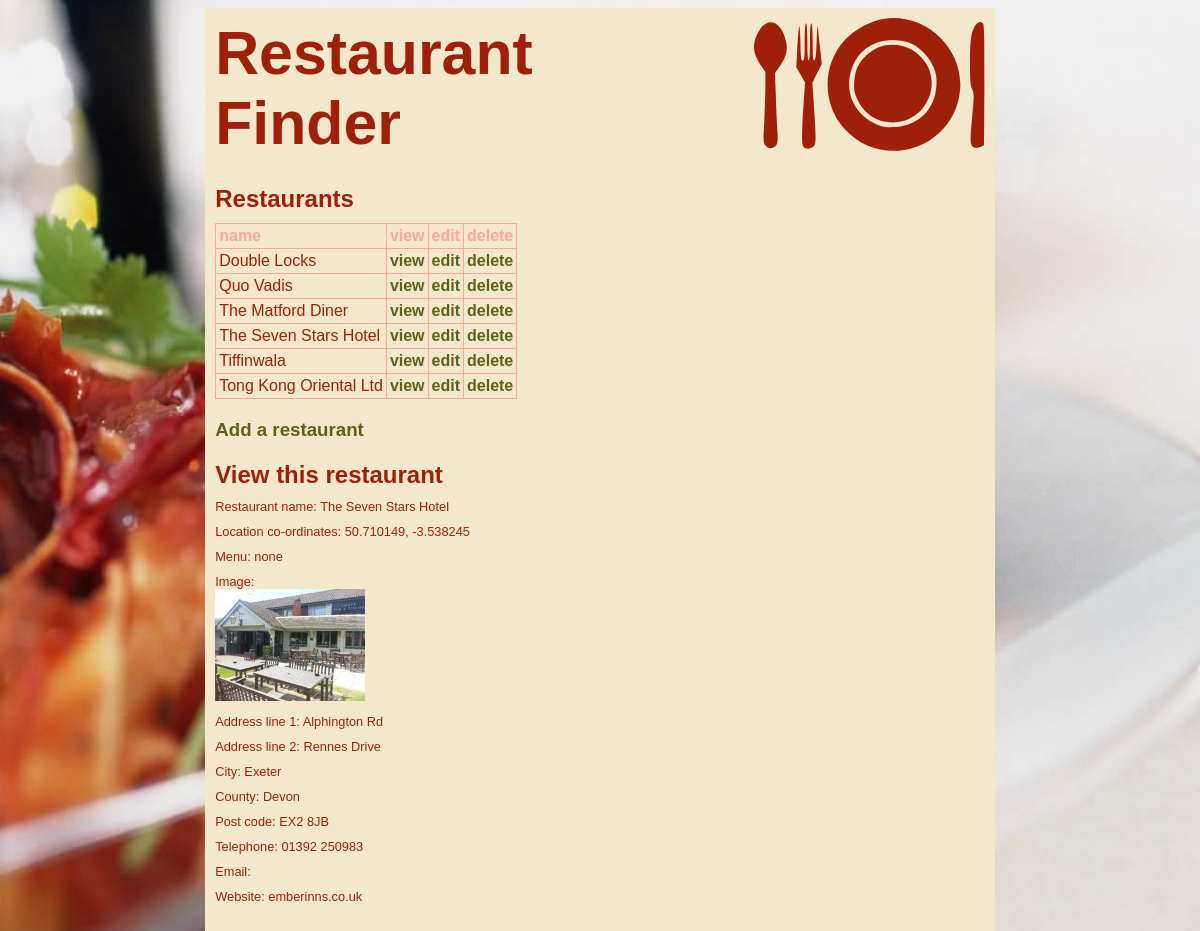
Screenshot of /restaurantfinder/admin.php?action=view&id=9 (signed in) with the database file from the repository.
### tables this page shows
CREATE TABLE IF NOT EXISTS `restaurants` (
  `id` int(6) NOT NULL AUTO_INCREMENT,
  `name` varchar(200) NOT NULL,
  `location_ref` varchar(500) NOT NULL,
  `orig_date` timestamp NOT NULL DEFAULT CURRENT_TIMESTAMP ON UPDATE CURRENT_TIMESTAMP,
  `menu` tinyint(1) NOT NULL,
  `image` varchar(6) NOT NULL,
  `address1` varchar(200) NOT NULL,
  `address2` varchar(200) NOT NULL,
  `city` varchar(200) NOT NULL,
  `county` varchar(200) NOT NULL,
  `postcode` varchar(200) NOT NULL,
  `tel` varchar(200) NOT NULL,
  `email` varchar(200) NOT NULL,
  `website` varchar(200) NOT NULL,
  `user` varchar(200) NOT NULL,
  `deleted` tinyint(1) NOT NULL,
  PRIMARY KEY (`id`)
);

### restaurantfinder/admin.php (called while the page is built)
<?php
require_once('model/dbconnect.php');
require_once('model/functions.php');
require_once('controller/admin.php');
require_once('view/admin.php');
require_once('view/layout.php');
?>

### restaurantfinder/model/functions.php (called while the page is built, shortened)
<?php
function getRestaurants($db){
	try {
		$stmt = $db->query('SELECT id, name FROM restaurants WHERE deleted = 0 ORDER BY name;');
		$getRestaurants = $stmt->fetchAll(PDO::FETCH_ASSOC);
		foreach($getRestaurants as $key => $arr){
			foreach($arr as $arrKey => $arrVal){
				$getRestaurants[$key][$arrKey] = filter_var($arrVal, FILTER_SANITIZE_STRING);
			}
		}
		return $getRestaurants;
	}
	catch(PDOException $ex) {
		return 0;
	}
}
function viewRestaurant($db, $id){
	try {
		$stmt = $db->prepare('SELECT * FROM restaurants WHERE id = :id AND deleted = 0;');
		$stmt->bindParam(':id', $id);
		$stmt->execute();
		$viewRestaurant = $stmt->fetch(PDO::FETCH_ASSOC);
		foreach($viewRestaurant as $key => $val){
			$viewRestaurant[$key] = filter_var($val, FILTER_SANITIZE_STRING);
		}
		return $viewRestaurant;
	}
	catch(PDOException $ex) {
		return 0;
	}
}
?>

### restaurantfinder/controller/admin.php (called while the page is built, shortened)
<?php
if(isset($_GET['action'])){
	if(isset($_GET['id'])){
		$updateId = intval($_GET['id']);
	}
	switch($_GET['action']){
		case 'view':
			$viewRestaurant = viewRestaurant($db,$updateId);
			break;
	}
}
if(isset($_SESSION['user'])){
	$getRestaurants = getRestaurants($db);
}
?>

### restaurantfinder/view/admin.php (the view, shortened to what this page needs)
<?php
$pageContent = '<article>';
if(!isset($_SESSION['user'])){
	$pageContent.= '
			<article>
			<h2>Login</h2>
			<form method="post" action="'.htmlentities($_SERVER["PHP_SELF"]).'">
				<label for "username">Username: <input type="text" name="username" id="username" /></label><br />
				<label for "password">Password: <input type="password" name="password" id="password" /></label><br />
				<input type="submit" name="submit" />
			</form>
			</article>';
} else {
	$pageContent.= '
			<script>
			jQuery.validator.addMethod("postcodeUK", function(value, element) {
			return this.optional(element) || /[A-Z]{1,2}[0-9R][0-9A-Z]? [0-9][ABD-HJLNP-UW-Z]{2}/i.test(value);
			}, "Please specify a valid Postcode");
			jQuery.validator.addMethod("locationRef", function(value, element) {
			return this.optional(element) || /[-+]?([1-8]?\d(\.\d+)?|90(\.0+)?),\s*[-+]?(180(\.0+)?|((1[0-7]\d)|([1-9]?\d))(\.\d+)?)$/i.test(value);
			}, "Please specify a valid location reference");
			$(document).ready(function () {
				$("#adminForm").validate({ // initialize the plugin
					rules: {
						name: {
							required: true,
						},
						address1: {
							required: true,
						},
						city: {
							required: true,
						},
						county: {
							required: true,
						},
						postcode: {
							required: true,
						},
						location_ref: {
							required: true,
							minlength: 5
						},
						email: {
							email: true
						}
					}
				});
			});
			</script>
			<article>
				<h2>Restaurants</h2>
				<table>
					<tr>
						<th>name</th>
						<th>view</th>
						<th>edit</th>
						<th>delete</th>
					</tr>';
	foreach($getRestaurants as $row){
		$pageContent.= '
				<tr>
					<td>'.$row['name'].'</td>
					<td><a href="'.htmlentities($_SERVER["PHP_SELF"]).'?action=view&amp;id='.$row['id'].'">view</a></td>
					<td><a href="'.htmlentities($_SERVER["PHP_SELF"]).'?action=edit&amp;id='.$row['id'].'">edit</a></td>
					<td><a href="'.htmlentities($_SERVER["PHP_SELF"]).'?action=delete&amp;id='.$row['id'].'">delete</a></td>
				</tr>';
	}
	$pageContent.= '
				</table>
			</article>
			<article>
				<h3><a href="'.htmlentities($_SERVER["PHP_SELF"]).'?action=add">Add a restaurant</a></h3>
			</article>';
	if(isset($updateMode)){
		switch($updateMode){
			case 'view':
				if(empty($viewRestaurant)){
					$pageContent = '<p>No restaurants were found.</p>';
				} else {
					$pageContent.= '<article>
					<h2>View this restaurant</h2>
						<p>Restaurant name: '.$viewRestaurant['name'].'</p>
						<p>Location co-ordinates: '.$viewRestaurant['location_ref'].'</p>';
					if($viewRestaurant['menu'] != '0'){
						$pageContent.= '<p>Menu: <a href="uploads/pdf/'.$viewRestaurant['id'].'.pdf">'.$viewRestaurant['name'].' menu</a></p>';
					} else {
						$pageContent.= '<p>Menu: none</p>';
					}
					if($viewRestaurant['image'] != '0'){
						$pageContent.= '<p>Image: <br /><img src="uploads/image/thumb/'.$viewRestaurant['id'].'.'.$viewRestaurant['image'].'" alt="'.$viewRestaurant['name'].'" /></p>';
					} else {
						$pageContent.= '<p>Image: none</p>';
					}
					$pageContent.= '<p>Address line 1: '.$viewRestaurant['address1'].'</p>
						<p>Address line 2: '.$viewRestaurant['address2'].'</p>
						<p>City: '.$viewRestaurant['city'].'</p>
						<p>County: '.$viewRestaurant['county'].'</p>
						<p>Post code: '.$viewRestaurant['postcode'].'</p>
						<p>Telephone: '.$viewRestaurant['tel'].'</p>
						<p>Email: '.$viewRestaurant['email'].'</p>
						<p>Website: '.$viewRestaurant['website'].'</p>
					</article>';
				}
				break;
		}
	}
}
$pageContent.= '</article>';
?>

### restaurantfinder/css/main.css (style rules this page uses)
body { font-family: Arial, Helvetica, Sans-serif; background-color:#F4E8CC; }
table { border: 1px solid #F9A899; border-collapse: collapse; margin:10px 0px; }
table td, table th { border: 1px solid #F9A899; padding:3px; }
table th { color:#F9A899; }
p,h1,h2,h3,ul,li,td,th,form { color:#9E200A; padding:0px; margin:0px; text-align:left; }
h3 { margin-top:5px; }
a:link { color: #5B631B; font-weight:bold; text-decoration:none; }

### restaurantfinder/css/mobile.css (style rules this page uses)
body { background: url(../images/bg.jpg); background-repeat: no-repeat; background-size: 100% 100%; padding:0px; margin:0px; }
h2 { font-size:400%; }
p,li { font-size:250%; }
article, p { margin:20px 0px; }

### restaurantfinder/css/tablet.css (style rules this page uses)
body { background: url(../images/bg.jpg); background-repeat: no-repeat; background-size: 100% 100%; text-align: center; }
p { font-size:80%; margin: 10px 0px; }
article { margin:20px 0px; }

### restaurantfinder/css/desktop.css (style rules this page uses)
body { background: url(../images/bg.jpg); background-repeat: no-repeat; background-size: 100% 100%; text-align: center; }
p { font-size:80%; margin: 10px 0px; }
article { margin:20px 0px; }

### rows the page displays
restaurants: name "Double Locks"
restaurants: name "Quo Vadis"
restaurants: name "The Matford Diner"
restaurants: name "The Seven Stars Hotel", location_ref "50.710149, -3.538245", address1 "Alphington Rd", address2 "Rennes Drive", city "Exeter", county "Devon", postcode "EX2 8JB", tel "01392 250983", website "emberinns.co.uk"
restaurants: name "Tiffinwala"
restaurants: name "Tong Kong Oriental Ltd"
